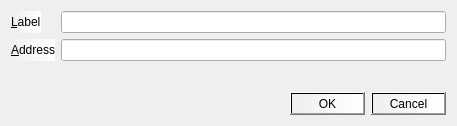
<?xml version="1.0" encoding="UTF-8"?>
<ui version="4.0">
 <class>EditAddressDialog</class>
 <widget class="QDialog" name="EditAddressDialog">
  <property name="geometry">
   <rect>
    <x>0</x>
    <y>0</y>
    <width>457</width>
    <height>126</height>
   </rect>
  </property>
  <property name="windowTitle">
   <string>Edit Address</string>
  </property>
  <layout class="QVBoxLayout" name="verticalLayout">
   <item>
    <layout class="QFormLayout" name="formLayout">
     <property name="fieldGrowthPolicy">
      <enum>QFormLayout::AllNonFixedFieldsGrow</enum>
     </property>
     <item row="0" column="0">
      <widget class="QLabel" name="label">
       <property name="styleSheet">
        <string notr="true">background-color: qlineargradient(spread:pad, x1:0, y1:0, x2:1, y2:0, stop:0 rgba(0, 0, 0, 0), stop:1 rgba(255, 255, 255, 255));</string>
       </property>
       <property name="text">
        <string>&amp;Label</string>
       </property>
       <property name="buddy">
        <cstring>labelEdit</cstring>
       </property>
      </widget>
     </item>
     <item row="0" column="1">
      <widget class="QLineEdit" name="labelEdit">
       <property name="toolTip">
        <string>The label associated with this address book entry</string>
       </property>
      </widget>
     </item>
     <item row="1" column="0">
      <widget class="QLabel" name="label_2">
       <property name="styleSheet">
        <string notr="true">background-color: qlineargradient(spread:pad, x1:0, y1:0, x2:1, y2:0, stop:0 rgba(0, 0, 0, 0), stop:1 rgba(255, 255, 255, 255));</string>
       </property>
       <property name="text">
        <string>&amp;Address</string>
       </property>
       <property name="buddy">
        <cstring>addressEdit</cstring>
       </property>
      </widget>
     </item>
     <item row="1" column="1">
      <widget class="QLineEdit" name="addressEdit">
       <property name="toolTip">
        <string>The address associated with this address book entry. This can only be modified for sending addresses.</string>
       </property>
      </widget>
     </item>
    </layout>
   </item>
   <item>
    <widget class="QDialogButtonBox" name="buttonBox">
     <property name="styleSheet">
      <string notr="true">background-color: qlineargradient(spread:pad, x1:0, y1:0, x2:1, y2:0, stop:0 rgba(0, 0, 0, 0), stop:1 rgba(255, 255, 255, 255));</string>
     </property>
     <property name="orientation">
      <enum>Qt::Horizontal</enum>
     </property>
     <property name="standardButtons">
      <set>QDialogButtonBox::Cancel|QDialogButtonBox::Ok</set>
     </property>
    </widget>
   </item>
  </layout>
 </widget>
 <resources/>
 <connections>
  <connection>
   <sender>buttonBox</sender>
   <signal>accepted()</signal>
   <receiver>EditAddressDialog</receiver>
   <slot>accept()</slot>
   <hints>
    <hint type="sourcelabel">
     <x>248</x>
     <y>254</y>
    </hint>
    <hint type="destinationlabel">
     <x>157</x>
     <y>274</y>
    </hint>
   </hints>
  </connection>
  <connection>
   <sender>buttonBox</sender>
   <signal>rejected()</signal>
   <receiver>EditAddressDialog</receiver>
   <slot>reject()</slot>
   <hints>
    <hint type="sourcelabel">
     <x>316</x>
     <y>260</y>
    </hint>
    <hint type="destinationlabel">
     <x>286</x>
     <y>274</y>
    </hint>
   </hints>
  </connection>
 </connections>
</ui>
